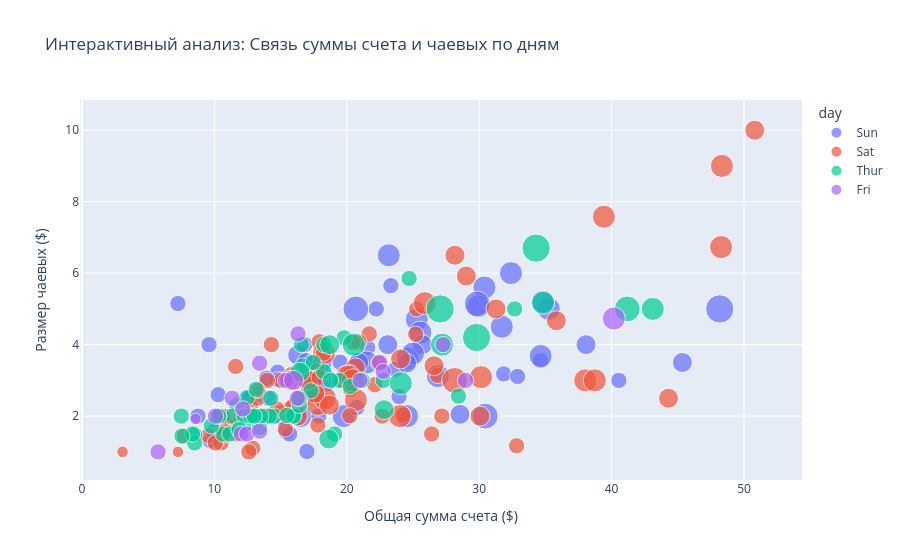
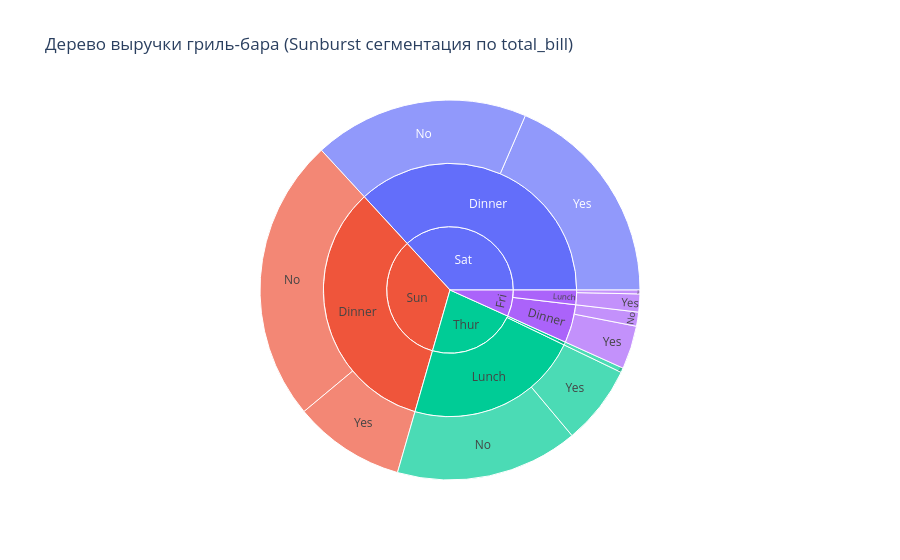

Notebook source saved alongside these figures, in order:
### Markdown cell above
## Дополнительное задание 8. Интерактивный мини-дашборд Plotly
Постройте набор интерактивных графиков для презентации.
Необходимо:
1. Построить интерактивный scatter `total_bill` — `tip` (цвет — `day`, размер — `size`, hover-подсказки).
2. Построить интерактивный bar chart среднего `tip` по `day` и `time`.
3. Построить интерактивный boxplot `total_bill` по `time`.
4. Построить интерактивный sunburst (путь: `day → time → smoker`, значение: `total_bill`).
5. Сформулировать выводы для менеджера.

### Code cell
import plotly.express as px

# Сводный интерактивный scatter-plot для презентации
fig_scatter = px.scatter(
    tips,
    x='total_bill',
    y='tip',
    color='day',
    size='size',
    hover_data=['sex', 'smoker', 'time', 'tip_percent'],
    title='Интерактивный анализ: Связь суммы счета и чаевых по дням',
    labels={'total_bill': 'Общая сумма счета ($)', 'tip': 'Размер чаевых ($)'}
)
fig_scatter.show()

# Sunburst диаграмма — идеальное продуктовое дерево сегментов
# Показывает вложенную структуру: День недели -> Обед/Ужин -> Курящие/Нет
fig_sunburst = px.sunburst(
    tips,
    path=['day', 'time', 'smoker'],
    values='total_bill',
    title='Дерево выручки гриль-бара (Sunburst сегментация по total_bill)',
    color_continuous_scale='RdBu'
)
fig_sunburst.show()

### Figure 1 — Plotly figure (JSON) as saved in the notebook; plotly's stock layout.template omitted (floating-point values rounded to 4 significant figures; data arrays with more than 128 entries replaced by an {"elided": "..."} marker saying what was removed)
{"data": [{"customdata": {"elided": "76x4 mixed values"}, "hovertemplate": "day=Sun<br>Общая сумма счета ($)=%{x}<br>Размер чаевых ($)=%{y}<br>size=%{marker.size}<br>sex=%{customdata[0]}<br>smoker=%{customdata[1]}<br>time=%{customdata[2]}<br>tip_percent=%{customdata[3]}<extra></extra>", "legendgroup": "Sun", "marker": {"color": "#636efa", "size": [2, 3, 3, 2, 4, 4, 2, 4, 2, 2, 2, 4, 2, 4, 2, 2, 3, 3, 3, 2, 2, 2, 4, 2, 2, 4, 3, 2, 2, 2, 4, 2, 4, 2, 3, 2, 3, 2, 4, 2, 2, 3, 4, 4, 5, 6, 4, 2, 4, 4, 2, 3, 2, 2, 3, 2, 4, 2, 2, 2, 2, 2, 2, 2, 2, 4, 2, 3, 4, 2, 5, 3, 5, 3, 3, 2], "sizemode": "area", "sizeref": 0.015, "symbol": "circle"}, "mode": "markers", "name": "Sun", "orientation": "v", "showlegend": true, "type": "scatter", "x": [16.99, 10.34, 21.01, 23.68, 24.59, 25.29, 8.77, 26.88, 15.04, 14.78, 10.27, 35.26, 15.42, 18.43, 14.83, 21.58, 10.33, 16.29, 16.97, 17.46, 13.94, 9.68, 30.4, 18.29, 22.23, 32.4, 28.55, 18.04, 12.54, 10.29, 34.81, 9.94, 25.56, 19.49, 38.07, 23.95, 25.71, 17.31, 29.93, 14.07, 13.13, 17.26, 24.55, 19.77, 29.85, 48.17, 25.0, 13.39, 16.49, 21.5, 12.66, 16.21, 13.81, 17.51, 24.52, 20.76, 31.71, 7.25, 31.85, 16.82, 32.9, 17.89, 14.48, 9.6, 34.63, 34.65, 23.33, 45.35, 23.17, 40.55, 20.69, 20.9, 30.46, 18.15, 23.1, 15.69], "xaxis": "x", "y": [1.01, 1.66, 3.5, 3.31, 3.61, 4.71, 2.0, 3.12, 1.96, 3.23, 1.71, 5.0, 1.57, 3.0, 3.02, 3.92, 1.67, 3.71, 3.5, 2.54, 3.06, 1.32, 5.6, 3.0, 5.0, 6.0, 2.05, 3.0, 2.5, 2.6, 5.2, 1.56, 4.34, 3.51, 4.0, 2.55, 4.0, 3.5, 5.07, 2.5, 2.0, 2.74, 2.0, 2.0, 5.14, 5.0, 3.75, 2.61, 2.0, 3.5, 2.5, 2.0, 2.0, 3.0, 3.48, 2.24, 4.5, 5.15, 3.18, 4.0, 3.11, 2.0, 2.0, 4.0, 3.55, 3.68, 5.65, 3.5, 6.5, 3.0, 5.0, 3.5, 2.0, 3.5, 4.0, 1.5], "yaxis": "y"}, {"customdata": {"elided": "87x4 mixed values"}, "hovertemplate": "day=Sat<br>Общая сумма счета ($)=%{x}<br>Размер чаевых ($)=%{y}<br>size=%{marker.size}<br>sex=%{customdata[0]}<br>smoker=%{customdata[1]}<br>time=%{customdata[2]}<br>tip_percent=%{customdata[3]}<extra></extra>", "legendgroup": "Sat", "marker": {"color": "#EF553B", "size": [3, 2, 2, 2, 4, 2, 4, 2, 2, 2, 2, 2, 4, 2, 4, 2, 3, 3, 3, 3, 3, 3, 4, 2, 2, 4, 2, 2, 2, 4, 3, 3, 2, 1, 2, 2, 2, 3, 2, 2, 2, 2, 2, 3, 2, 2, 2, 2, 2, 2, 2, 2, 1, 2, 2, 3, 2, 3, 4, 2, 2, 3, 4, 4, 2, 3, 2, 5, 2, 2, 4, 4, 2, 2, 4, 3, 2, 2, 2, 2, 2, 2, 3, 3, 2, 2, 2], "sizemode": "area", "sizeref": 0.015, "symbol": "circle"}, "mode": "markers", "name": "Sat", "orientation": "v", "showlegend": true, "type": "scatter", "x": [20.65, 17.92, 20.29, 15.77, 39.42, 19.82, 17.81, 13.37, 12.69, 21.7, 19.65, 9.55, 18.35, 15.06, 20.69, 17.78, 24.06, 16.31, 16.93, 18.69, 31.27, 16.04, 38.01, 26.41, 11.24, 48.27, 20.29, 13.81, 11.02, 18.29, 17.59, 20.08, 16.45, 3.07, 20.23, 15.01, 12.02, 17.07, 26.86, 25.28, 14.73, 10.51, 17.92, 44.3, 22.42, 20.92, 15.36, 20.49, 25.21, 18.24, 14.31, 14.0, 7.25, 10.59, 10.63, 50.81, 15.81, 26.59, 38.73, 24.27, 12.76, 30.06, 25.89, 48.33, 13.27, 28.17, 12.9, 28.15, 11.59, 7.74, 30.14, 20.45, 13.28, 22.12, 24.01, 15.69, 11.61, 10.77, 15.53, 10.07, 12.6, 32.83, 35.83, 29.03, 27.18, 22.67, 17.82], "xaxis": "x", "y": [3.35, 4.08, 2.75, 2.23, 7.58, 3.18, 2.34, 2.0, 2.0, 4.3, 3.0, 1.45, 2.5, 3.0, 2.45, 3.27, 3.6, 2.0, 3.07, 2.31, 5.0, 2.24, 3.0, 1.5, 1.76, 6.73, 3.21, 2.0, 1.98, 3.76, 2.64, 3.15, 2.47, 1.0, 2.01, 2.09, 1.97, 3.0, 3.14, 5.0, 2.2, 1.25, 3.08, 2.5, 3.48, 4.08, 1.64, 4.06, 4.29, 3.76, 4.0, 3.0, 1.0, 1.61, 2.0, 10.0, 3.16, 3.41, 3.0, 2.03, 2.23, 2.0, 5.16, 9.0, 2.5, 6.5, 1.1, 3.0, 1.5, 1.44, 3.09, 3.0, 2.72, 2.88, 2.0, 3.0, 3.39, 1.47, 3.0, 1.25, 1.0, 1.17, 4.67, 5.92, 2.0, 2.0, 1.75], "yaxis": "y"}, {"customdata": {"elided": "62x4 mixed values"}, "hovertemplate": "day=Thur<br>Общая сумма счета ($)=%{x}<br>Размер чаевых ($)=%{y}<br>size=%{marker.size}<br>sex=%{customdata[0]}<br>smoker=%{customdata[1]}<br>time=%{customdata[2]}<br>tip_percent=%{customdata[3]}<extra></extra>", "legendgroup": "Thur", "marker": {"color": "#00cc96", "size": [4, 2, 2, 2, 2, 1, 2, 2, 4, 2, 2, 2, 2, 2, 2, 4, 2, 2, 2, 2, 2, 6, 2, 2, 2, 3, 2, 2, 2, 2, 2, 2, 2, 2, 2, 2, 2, 6, 5, 6, 2, 2, 3, 2, 2, 2, 2, 2, 2, 2, 2, 2, 4, 2, 2, 3, 2, 2, 2, 4, 3, 2], "sizemode": "area", "sizeref": 0.015, "symbol": "circle"}, "mode": "markers", "name": "Thur", "orientation": "v", "showlegend": true, "type": "scatter", "x": [27.2, 22.76, 17.29, 19.44, 16.66, 10.07, 32.68, 15.98, 34.83, 13.03, 18.28, 24.71, 21.16, 10.65, 12.43, 24.08, 11.69, 13.42, 14.26, 15.95, 12.48, 29.8, 8.52, 14.52, 11.38, 22.82, 19.08, 20.27, 11.17, 12.26, 18.26, 8.51, 10.33, 14.15, 16.0, 13.16, 17.47, 34.3, 41.19, 27.05, 16.43, 8.35, 18.64, 11.87, 9.78, 7.51, 19.81, 28.44, 15.48, 16.58, 7.56, 10.34, 43.11, 13.0, 13.51, 18.71, 12.74, 13.0, 16.4, 20.53, 16.47, 18.78], "xaxis": "x", "y": [4.0, 3.0, 2.71, 3.0, 3.4, 1.83, 5.0, 2.03, 5.17, 2.0, 4.0, 5.85, 3.0, 1.5, 1.8, 2.92, 2.31, 1.68, 2.5, 2.0, 2.52, 4.2, 1.48, 2.0, 2.0, 2.18, 1.5, 2.83, 1.5, 2.0, 3.25, 1.25, 2.0, 2.0, 2.0, 2.75, 3.5, 6.7, 5.0, 5.0, 2.3, 1.5, 1.36, 1.63, 1.73, 2.0, 4.19, 2.56, 2.02, 4.0, 1.44, 2.0, 5.0, 2.0, 2.0, 4.0, 2.01, 2.0, 2.5, 4.0, 3.23, 3.0], "yaxis": "y"}, {"customdata": [["Male", "Yes", "Dinner", 10.36], ["Male", "No", "Dinner", 15.56], ["Female", "Yes", "Dinner", 17.39], ["Female", "Yes", "Dinner", 26.35], ["Female", "No", "Dinner", 14.29], ["Male", "Yes", "Dinner", 11.77], ["Male", "Yes", "Dinner", 14.66], ["Male", "Yes", "Dinner", 12.47], ["Male", "Yes", "Dinner", 14.28], ["Male", "No", "Dinner", 12.04], ["Female", "Yes", "Dinner", 22.03], ["Female", "Yes", "Dinner", 19.51], ["Male", "Yes", "Lunch", 18.09], ["Female", "Yes", "Lunch", 25.93], ["Male", "Yes", "Lunch", 22.38], ["Female", "No", "Lunch", 18.77], ["Male", "Yes", "Lunch", 11.77], ["Female", "Yes", "Lunch", 15.37], ["Female", "Yes", "Lunch", 19.82]], "hovertemplate": "day=Fri<br>Общая сумма счета ($)=%{x}<br>Размер чаевых ($)=%{y}<br>size=%{marker.size}<br>sex=%{customdata[0]}<br>smoker=%{customdata[1]}<br>time=%{customdata[2]}<br>tip_percent=%{customdata[3]}<extra></extra>", "legendgroup": "Fri", "marker": {"color": "#ab63fa", "size": [2, 2, 2, 2, 2, 4, 2, 2, 2, 2, 2, 2, 2, 2, 1, 3, 2, 2, 2], "sizemode": "area", "sizeref": 0.015, "symbol": "circle"}, "mode": "markers", "name": "Fri", "orientation": "v", "showlegend": true, "type": "scatter", "x": [28.97, 22.49, 5.75, 16.32, 22.75, 40.17, 27.28, 12.03, 21.01, 12.46, 11.35, 15.38, 12.16, 13.42, 8.58, 15.98, 13.42, 16.27, 10.09], "xaxis": "x", "y": [3.0, 3.5, 1.0, 4.3, 3.25, 4.73, 4.0, 1.5, 3.0, 1.5, 2.5, 3.0, 2.2, 3.48, 1.92, 3.0, 1.58, 2.5, 2.0], "yaxis": "y"}], "layout": {"legend": {"itemsizing": "constant", "title": {"text": "day"}, "tracegroupgap": 0}, "title": {"text": "Интерактивный анализ: Связь суммы счета и чаевых по дням"}, "xaxis": {"anchor": "y", "domain": [0, 1], "title": {"text": "Общая сумма счета ($)"}}, "yaxis": {"anchor": "x", "domain": [0, 1], "title": {"text": "Размер чаевых ($)"}}}}

### Figure 2 — Plotly figure (JSON) as saved in the notebook; plotly's stock layout.template omitted (floating-point values rounded to 4 significant figures)
{"data": [{"branchvalues": "total", "domain": {"x": [0, 1], "y": [0, 1]}, "hovertemplate": "labels=%{label}<br>total_bill=%{value}<br>parent=%{parent}<br>id=%{id}<extra></extra>", "ids": ["Sun/Dinner/No", "Sat/Dinner/No", "Sat/Dinner/Yes", "Thur/Lunch/No", "Thur/Lunch/Yes", "Fri/Dinner/Yes", "Fri/Dinner/No", "Sun/Dinner/Yes", "Fri/Lunch/Yes", "Fri/Lunch/No", "Thur/Dinner/No", "Sun/Dinner", "Sat/Dinner", "Thur/Lunch", "Fri/Dinner", "Fri/Lunch", "Thur/Dinner", "Sun", "Sat", "Thur", "Fri"], "labels": ["No", "No", "Yes", "No", "Yes", "Yes", "No", "Yes", "Yes", "No", "No", "Dinner", "Dinner", "Lunch", "Dinner", "Lunch", "Dinner", "Sun", "Sat", "Thur", "Fri"], "name": "", "parents": ["Sun/Dinner", "Sat/Dinner", "Sat/Dinner", "Thur/Lunch", "Thur/Lunch", "Fri/Dinner", "Fri/Dinner", "Sun/Dinner", "Fri/Lunch", "Fri/Lunch", "Thur/Dinner", "Sun", "Sat", "Thur", "Fri", "Fri", "Thur", "", "", "", ""], "type": "sunburst", "values": [1169.0, 884.8, 893.6, 751.3, 326.2, 178.3, 57.7, 458.3, 73.94, 15.98, 18.78, 1627.0, 1778.0, 1078.0, 236.0, 89.92, 18.78, 1627.0, 1778.0, 1096.0, 325.9]}], "layout": {"legend": {"tracegroupgap": 0}, "title": {"text": "Дерево выручки гриль-бара (Sunburst сегментация по total_bill)"}}}
